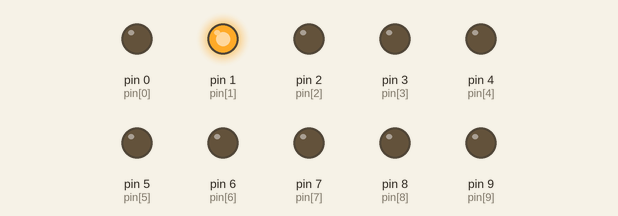
Simulated run of this sketch. Board: Arduino Uno, built with avr-gcc and run on an emulated ATmega328P. On the bench: output pins drawn as LEDs (lit = HIGH).

Above: at 0.2 s.
At 1.2 s:
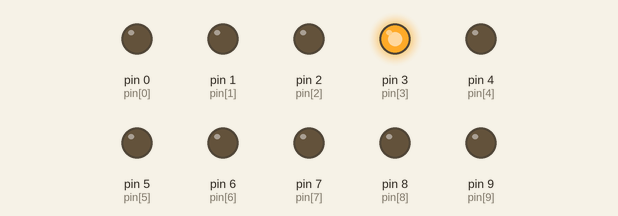
At 2.2 s:
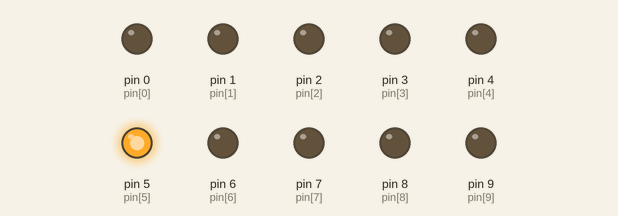
At 4.2 s:
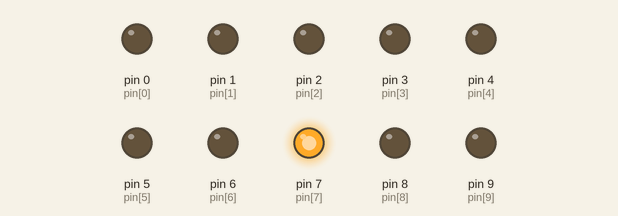
At 6.7 s:
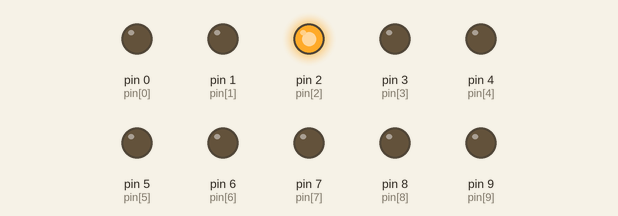
At 8.7 s:
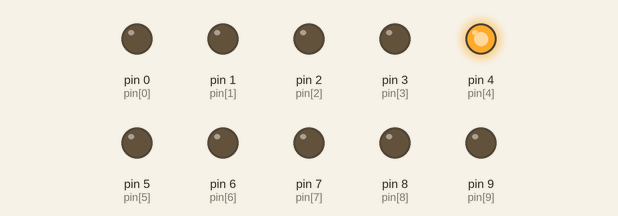
Timing chart, 0 to 9.1 s (numbered marks = the images above):
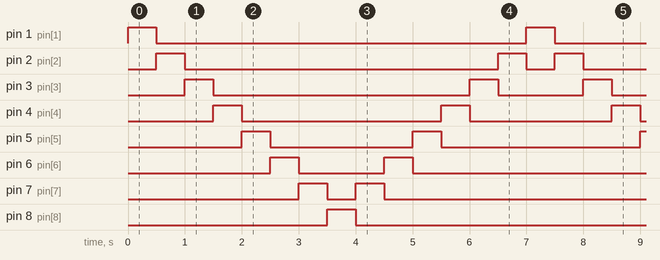

The sketch:

Exp2.ino
```cpp
const int pin[] = {0,1,2,3,4,5,6,7,8,9};
int i;
bool flag;
void setup() {

  for(int i=0;i<10;i++)
      pinMode(pin[i], OUTPUT);

  i = 1;
  flag = true;
}

void loop() {


      digitalWrite(pin[i], HIGH);
      delay(500);
      digitalWrite(pin[i], LOW);
    if(i==8)
      flag = false;
     if(i==1)
      flag = true;

      if(flag)  i++;
      else i--;


}
```

Measured:
- by itself, pin 1 (pin[1]), pin 8 (pin[8]): alternates HIGH for 0.50 s and LOW for 6.5 s
- by itself, pin 2 (pin[2]): repeats every 7.0 s: LOW 5.5 s, HIGH 0.50 s, LOW 0.50 s, HIGH 0.50 s
- by itself, pin 3 (pin[3]): repeats every 7.0 s: LOW 4.5 s, HIGH 0.50 s, LOW 1.5 s, HIGH 0.50 s
- by itself, pin 4 (pin[4]): repeats every 7.0 s: LOW 3.5 s, HIGH 0.50 s, LOW 2.5 s, HIGH 0.50 s
- by itself, pin 5 (pin[5]): repeats every 7.0 s: LOW 2.5 s, HIGH 0.50 s, LOW 3.5 s, HIGH 0.50 s
- by itself, pin 6 (pin[6]): repeats every 7.0 s: LOW 1.5 s, HIGH 0.50 s, LOW 4.5 s, HIGH 0.50 s
- by itself, pin 7 (pin[7]): repeats every 7.0 s: LOW 0.50 s, HIGH 0.50 s, LOW 5.5 s, HIGH 0.50 s
